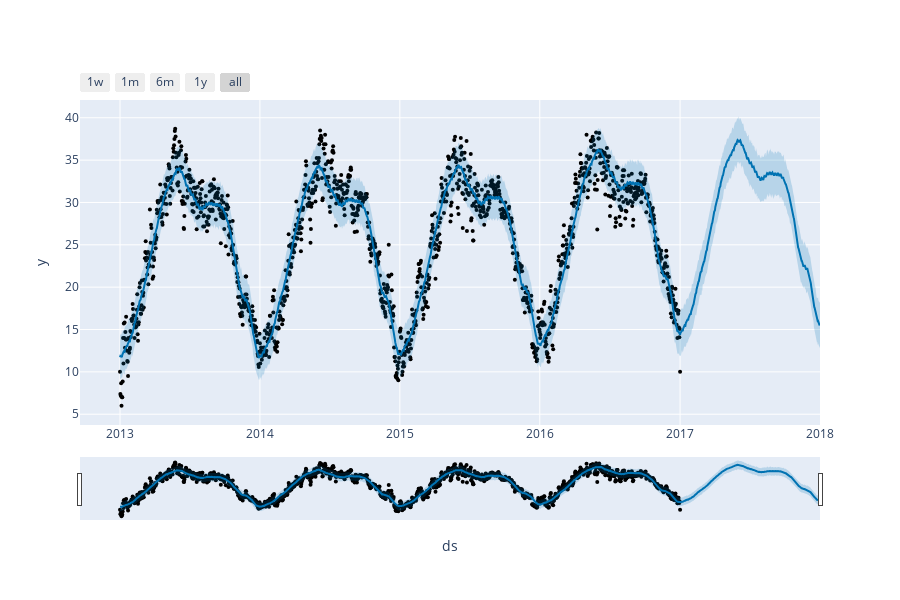

The cell this chart's notebook holds for it:
### Code cell
from prophet import Prophet
from prophet.plot import plot_plotly, plot_components_plotly

# Ensure 'ds' and 'y' are columns, not index
df_reset = df.reset_index().rename(columns={'date': 'ds'})

# call the model
model = Prophet()
model.fit(df_reset)
forecast = model.make_future_dataframe(periods=365)
forecast = model.predict(forecast)
plot_plotly(model, forecast)

### Figure 1 — Plotly figure (JSON) as saved in the notebook; plotly's stock layout.template omitted (floating-point values rounded to 4 significant figures; data arrays with more than 128 entries replaced by an {"elided": "..."} marker saying what was removed)
{"data": [{"marker": {"color": "black", "size": 4}, "mode": "markers", "name": "Actual", "type": "scatter", "x": {"elided": "1462 str values"}, "y": {"elided": "1462 float values"}}, {"hoverinfo": "skip", "line": {"width": 0}, "mode": "lines", "type": "scatter", "x": {"elided": "1827 str values"}, "y": {"elided": "1827 float values"}}, {"fill": "tonexty", "fillcolor": "rgba(0, 114, 178, 0.2)", "line": {"color": "#0072B2", "width": 2}, "mode": "lines", "name": "Predicted", "type": "scatter", "x": {"elided": "1827 str values"}, "y": {"elided": "1827 float values"}}, {"fill": "tonexty", "fillcolor": "rgba(0, 114, 178, 0.2)", "hoverinfo": "skip", "line": {"width": 0}, "mode": "lines", "type": "scatter", "x": {"elided": "1827 str values"}, "y": {"elided": "1827 float values"}}], "layout": {"height": 600, "showlegend": false, "width": 900, "xaxis": {"rangeselector": {"buttons": [{"count": 7, "label": "1w", "step": "day", "stepmode": "backward"}, {"count": 1, "label": "1m", "step": "month", "stepmode": "backward"}, {"count": 6, "label": "6m", "step": "month", "stepmode": "backward"}, {"count": 1, "label": "1y", "step": "year", "stepmode": "backward"}, {"step": "all"}]}, "rangeslider": {"visible": true}, "title": {"text": "ds"}, "type": "date"}, "yaxis": {"title": {"text": "y"}}}}
